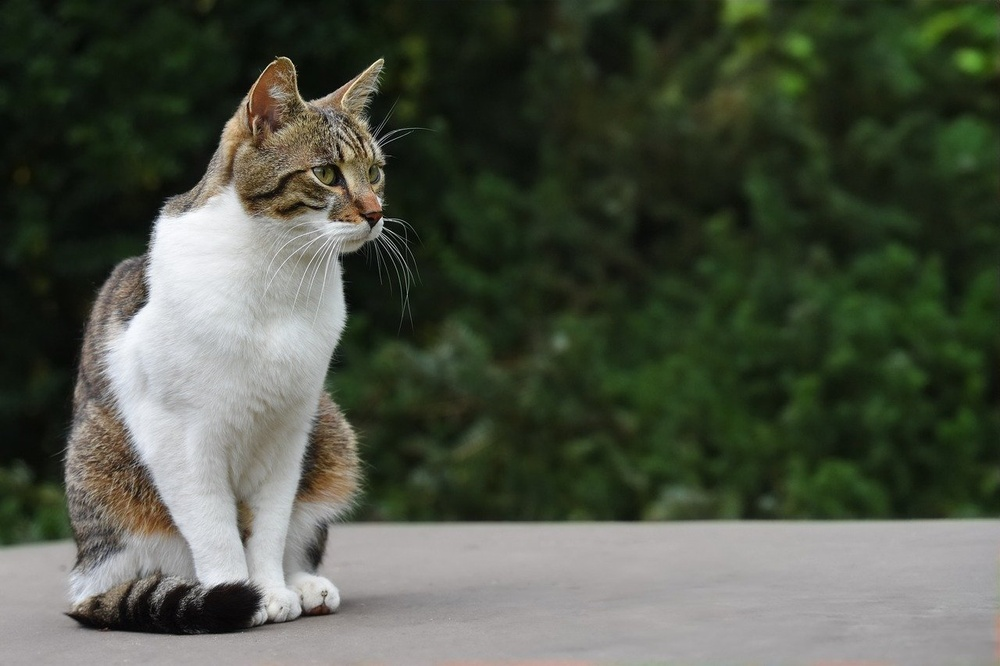
#> input picture backend/temp/1745809555383/sample.jpg, 1000 x 666 px, shrunk from 1280 x 853 before the run, found by its file name
$ python script.py
#> lines starting #> are read from the running program, lines starting #| are printed output that depends on the picture
import cv2
import matplotlib.pyplot as plt

img = cv2.imread('sample.jpg', cv2.IMREAD_GRAYSCALE)
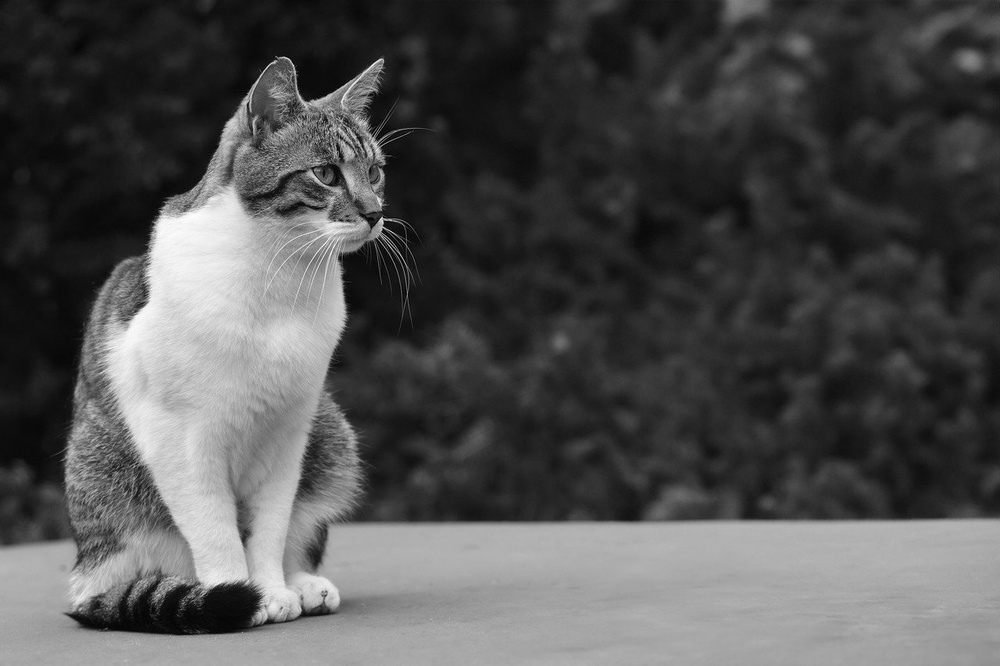
#> img: shape (666, 1000); min 0, max 255, mean 80.4
plt.imshow(img, cmap='gray')
plt.title('Grayscale Image')
plt.axis('off')
plt.savefig('output.jpg', bbox_inches='tight', pad_inches=0)
